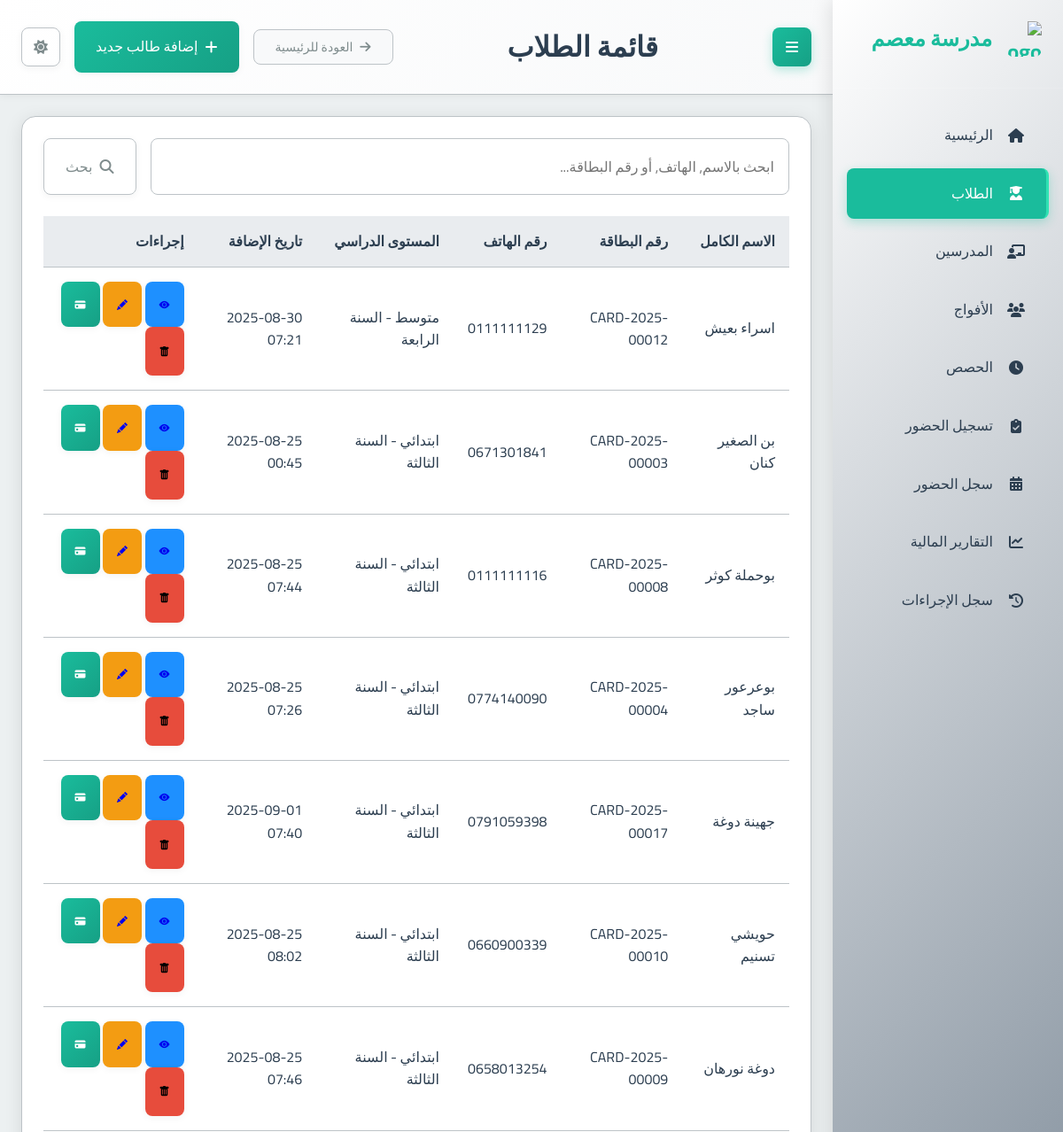
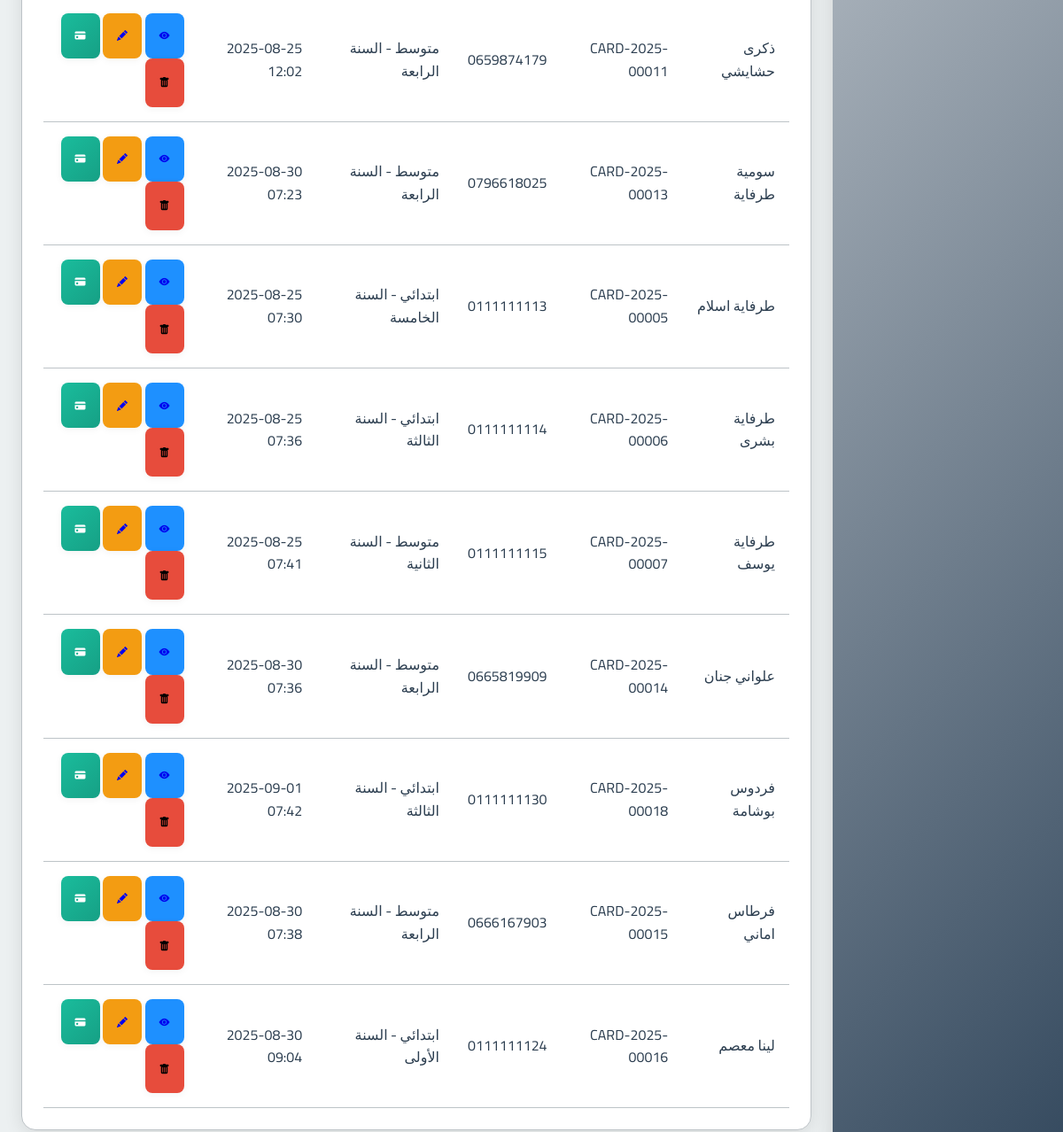
The page /students/ on the database its author committed (2 pictures, top to bottom).
### school_app/models.py (models this page shows, shortened)
class Student(models.Model):
    full_name = models.CharField(max_length=201, verbose_name="الاسم الكامل")
    phone_number = models.CharField(max_length=20, null=True, blank=True, verbose_name="رقم هاتف الطالب")
    guardian_phone = models.CharField(max_length=20, null=True, blank=True, verbose_name="رقم هاتف الولي")
    birth_day = models.IntegerField(verbose_name="يوم الميلاد")
    birth_month = models.IntegerField(verbose_name="شهر الميلاد")
    birth_year = models.IntegerField(verbose_name="سنة الميلاد")
    academic_level = models.ForeignKey(AcademicLevel, on_delete=models.PROTECT, verbose_name="المستوى الدراسي")
    registration_fee_paid = models.BooleanField(default=False, verbose_name="رسوم التسجيل مدفوعة")
    card_number = models.CharField(max_length=20, unique=True, blank=True, null=True, verbose_name="رقم البطاقة")
    prepaid_balance = models.DecimalField(max_digits=10, decimal_places=2, default=Decimal('0.00'), verbose_name="رصيد مدفوع مقدماً")
    created_at = models.DateTimeField(auto_now_add=True, verbose_name="تاريخ الإنشاء")
    class Meta:
        verbose_name = "طالب"
        verbose_name_plural = "الطلاب"

class AcademicLevel(models.Model):
    name = models.CharField(max_length=100, verbose_name="الاسم")
    category = models.CharField(max_length=50, choices=[
        ('PRIMARY', 'ابتدائي'),
        ('MIDDLE', 'متوسط'),
        ('HIGH', 'ثانوي')
    ], verbose_name="الفئة")
    class Meta:
        verbose_name = "المستوى الدراسي"
        verbose_name_plural = "المستويات الدراسية"

### school_app/views.py (the view)
# urls.py: path('students/', views.student_list, name='student_list'),
def student_list(request):
    query = request.GET.get('q', '').strip()
    students_qs = Student.objects.all()  # Start with all students
    if query:
        students_qs = students_qs.filter(
            Q(full_name__icontains=query) |
            Q(phone_number__icontains=query) |
            Q(card_number__icontains=query)
        )
    students = students_qs.order_by('full_name') # Apply ordering after filtering
    context = {
        'students': students,
        'page_title': 'قائمة الطلاب',
        'search_query': query # Pass the query back to the template
    }
    return render(request, 'school_app/student_list.html', context)

### templates/school_app/student_list.html (shortened to what this page needs)
{% extends "base.html" %}
{% block page_title %}{{ page_title|default:"قائمة الطلاب" }}{% endblock %}
{% block header_actions %}
  <a href="{% url 'add_student' %}" class="btn btn-primary">
    <i class="fas fa-plus"></i> إضافة طالب جديد
  </a>
{% endblock %}
{% block content %}
<div class="card">
  <div class="card-body">
    <form method="get" action="{% url 'student_list' %}" class="mb-3">
      <div class="input-group">
        <input type="text" name="q" class="form-control" placeholder="ابحث بالاسم, الهاتف, أو رقم البطاقة..." value="{{ search_query|default:'' }}">
        <div class="input-group-append">
          <button class="btn btn-outline-secondary" type="submit">
            <i class="fas fa-search"></i> بحث
          </button>
        </div>
      </div>
    </form>
    {% if students %}
      <div class="table-container">
        <table class="table table-striped">
          <thead>
            <tr>
              <th>الاسم الكامل</th>
              <th>رقم البطاقة</th>
              <th>رقم الهاتف</th>
              <th>المستوى الدراسي</th>
              <th>تاريخ الإضافة</th>
              <th>إجراءات</th>
            </tr>
          </thead>
          <tbody>
            {% for student in students %}
              <tr>
                <td>{{ student.full_name }}</td>
                <td>{{ student.card_number|default:"N/A" }}</td>
                <td dir="ltr">{{ student.phone_number }}</td>
                <td>{{ student.academic_level.get_category_display }} - {{ student.academic_level.name }}</td>
                <td>{{ student.created_at|date:"Y-m-d H:i" }}</td>
                <td>
                  <a href="{% url 'student_detail' student.id %}" class="btn btn-sm btn-info" title="عرض التفاصيل"> <i class="bi bi-eye-fill"></i><span class="sr-only">عرض التفاصيل</span></a>
                  <a href="{% url 'edit_student' student.id %}" class="btn btn-sm btn-warning" title="تعديل"> <i class="bi bi-pencil-fill"></i><span class="sr-only">تعديل</span></a>
                  <a href="{% url 'student_monthly_payment' student_id=student.id %}" class="btn btn-sm btn-primary" title="الدفع الشهري"><i class="bi bi-credit-card-fill"></i><span class="sr-only">الدفع الشهري</span></a>
                  <form action="{% url 'delete_student' student.id %}" method="post" style="display: inline;" onsubmit="return confirm('هل أنت متأكد أنك تريد حذف هذا الطالب؟ قد يؤدي هذا إلى حذف سجلات الحضور والمدفوعات المتعلقة به بشكل دائم.');">
                      <button type="submit" class="btn btn-danger btn-sm" title="حذف"><i class="bi bi-trash-fill"></i><span class="sr-only">حذف</span></button>
                  </form>
                </td>
              </tr>
            {% endfor %}
          </tbody>
        </table>
      </div>
    {% else %}
      <p class="text-center text-muted">لا يوجد طلاب مسجلون حالياً.</p>
      <div class="text-center mt-3">
         <a href="{% url 'add_student' %}" class="btn btn-primary">إضافة طالب جديد</a>
      </div>
    {% endif %}
  </div>
</div>
{% endblock %}

### templates/base.html (shortened to what this page needs)
<!DOCTYPE html>
<html lang="ar" dir="rtl">
<head>
  <link rel="stylesheet" href="https://cdnjs.cloudflare.com/ajax/libs/font-awesome/6.4.0/css/all.min.css">
  <link rel="stylesheet" href="/static/css/main.css">
  <link rel="stylesheet" href="https://cdn.jsdelivr.net/npm/choices.js/public/assets/styles/choices.min.css"/>
  <link rel="stylesheet" href="https://cdn.jsdelivr.net/npm/bootstrap-icons@1.10.0/font/bootstrap-icons.css">
</head>
<body>
  <div class="main-layout">
    <aside class="sidebar" id="sidebar">
      <div class="sidebar-header">
        <div class="sidebar-logo">
          <img src="https://cdn-icons-png.freepik.com/512/2602/2602414.png" alt="Logo">
          <span>مدرسة معصم</span>
        </div>
      </div>
      <nav>
        <ul class="nav-menu">
          <li class="nav-item">
            <a href="/" class="nav-link {% if request.path == '/' %}active{% endif %}">
              <i class="fas fa-home"></i>
              <span>الرئيسية</span>
            </a>
          </li>
          <li class="nav-item">
            <a href="/students/" class="nav-link {% if 'students' in request.path %}active{% endif %}">
              <i class="fas fa-user-graduate"></i>
              <span>الطلاب</span>
            </a>
          </li>
          <li class="nav-item">
            <a href="/teachers/" class="nav-link {% if 'teachers' in request.path %}active{% endif %}">
              <i class="fas fa-chalkboard-teacher"></i>
              <span>المدرسين</span>
            </a>
          </li>
          <li class="nav-item">
            <a href="/groups/" class="nav-link {% if 'groups' in request.path %}active{% endif %}">
              <i class="fas fa-users"></i>
              <span>الأفواج</span>
            </a>
          </li>
          <li class="nav-item">
            <a href="/sessions/" class="nav-link {% if 'sessions' in request.path %}active{% endif %}">
              <i class="fas fa-clock"></i>
              <span>الحصص</span>
            </a>
          </li>
          <li class="nav-item">
            <a href="/attendance/" class="nav-link {% if request.path == '/attendance/' %}active{% endif %}">
              <i class="fas fa-clipboard-check"></i>
              <span>تسجيل الحضور</span>
            </a>
          </li>
          <li class="nav-item">
            <a href="{% url 'attendance_record' %}" class="nav-link {% if request.path == '/attendance/record/' %}active{% endif %}">
              <i class="fas fa-calendar-alt"></i>
              <span>سجل الحضور</span>
            </a>
          </li>
          <li class="nav-item">
            <a href="/payments/report/" class="nav-link {% if 'payments/report' in request.path %}active{% endif %}">
              <i class="fas fa-chart-line"></i>
              <span>التقارير المالية</span>
            </a>
          </li>
          <li class="nav-item">
            <a href="{% url 'action_log_list' %}" class="nav-link {% if 'financial-reports/logs' in request.path %}active{% endif %}">
              <i class="fas fa-history"></i>
              <span>سجل الإجراءات</span>
            </a>
          </li>
        </ul>
      </nav>
    </aside>
    <main class="main-content" id="main-content">
      <div class="content-header">
        <button class="menu-toggle" id="sidebar-toggle">
          <i class="fas fa-bars"></i>
        </button>
        <h1 class="page-title">{% block page_title %}نظام إدارة مدرسة معسم{% endblock %}</h1>
        <div class="header-actions">
          {% if request.path != '/' %}
          <a href="/" class="back-to-home">
            <i class="fas fa-arrow-right"></i>
            <span>العودة للرئيسية</span>
          </a>
          {% endif %}
          {% block header_actions %}{% endblock %}
          <button id="theme-toggle-btn" class="btn btn-outline-secondary">
            <i id="theme-icon-sun" class="fas fa-sun"></i>
          </button>
        </div>
      </div>
      <div class="content-body">
        {% block content %}{% endblock %}
      </div>
    </main>
  </div>
</body>
</html>

### rows shown on the page
Student: full_name "اسراء بعيش", card_number "CARD-2025-00012", phone_number "0111111129", academic_level.category "متوسط", academic_level.name "السنة الرابعة", created_at "2025-08-30 07:21"
Student: full_name "بن الصغير كنان", card_number "CARD-2025-00003", phone_number "0671301841", academic_level.category "ابتدائي", academic_level.name "السنة الثالثة", created_at "2025-08-25 00:45"
Student: full_name "بوحملة كوثر", card_number "CARD-2025-00008", phone_number "0111111116", academic_level.category "ابتدائي", academic_level.name "السنة الثالثة", created_at "2025-08-25 07:44"
Student: full_name "بوعرعور ساجد", card_number "CARD-2025-00004", phone_number "0774140090", academic_level.category "ابتدائي", academic_level.name "السنة الثالثة", created_at "2025-08-25 07:26"
Student: full_name "جهينة دوغة", card_number "CARD-2025-00017", phone_number "0791059398", academic_level.category "ابتدائي", academic_level.name "السنة الثالثة", created_at "2025-09-01 07:40"
Student: full_name "حويشي تسنيم", card_number "CARD-2025-00010", phone_number "0660900339", academic_level.category "ابتدائي", academic_level.name "السنة الثالثة", created_at "2025-08-25 08:02"
Student: full_name "دوغة نورهان", card_number "CARD-2025-00009", phone_number "0658013254", academic_level.category "ابتدائي", academic_level.name "السنة الثالثة", created_at "2025-08-25 07:46"
Student: full_name "ذكرى حشايشي", card_number "CARD-2025-00011", phone_number "0659874179", academic_level.category "متوسط", academic_level.name "السنة الرابعة", created_at "2025-08-25 12:02"
Student: full_name "سومية طرفاية", card_number "CARD-2025-00013", phone_number "0796618025", academic_level.category "متوسط", academic_level.name "السنة الرابعة", created_at "2025-08-30 07:23"
Student: full_name "طرفاية اسلام", card_number "CARD-2025-00005", phone_number "0111111113", academic_level.category "ابتدائي", academic_level.name "السنة الخامسة", created_at "2025-08-25 07:30"
Student: full_name "طرفاية بشرى", card_number "CARD-2025-00006", phone_number "0111111114", academic_level.category "ابتدائي", academic_level.name "السنة الثالثة", created_at "2025-08-25 07:36"
Student: full_name "طرفاية يوسف", card_number "CARD-2025-00007", phone_number "0111111115", academic_level.category "متوسط", academic_level.name "السنة الثانية", created_at "2025-08-25 07:41"
Student: full_name "علواني جنان", card_number "CARD-2025-00014", phone_number "0665819909", academic_level.category "متوسط", academic_level.name "السنة الرابعة", created_at "2025-08-30 07:36"
Student: full_name "فردوس بوشامة", card_number "CARD-2025-00018", phone_number "0111111130", academic_level.category "ابتدائي", academic_level.name "السنة الثالثة", created_at "2025-09-01 07:42"
Student: full_name "فرطاس اماني", card_number "CARD-2025-00015", phone_number "0666167903", academic_level.category "متوسط", academic_level.name "السنة الرابعة", created_at "2025-08-30 07:38"
Student: full_name "لينا معصم", card_number "CARD-2025-00016", phone_number "0111111124", academic_level.category "ابتدائي", academic_level.name "السنة الأولى", created_at "2025-08-30 09:04"

### other values the page prints
{{ page_title|default:"قائمة الطلاب" }} "قائمة الطلاب"
